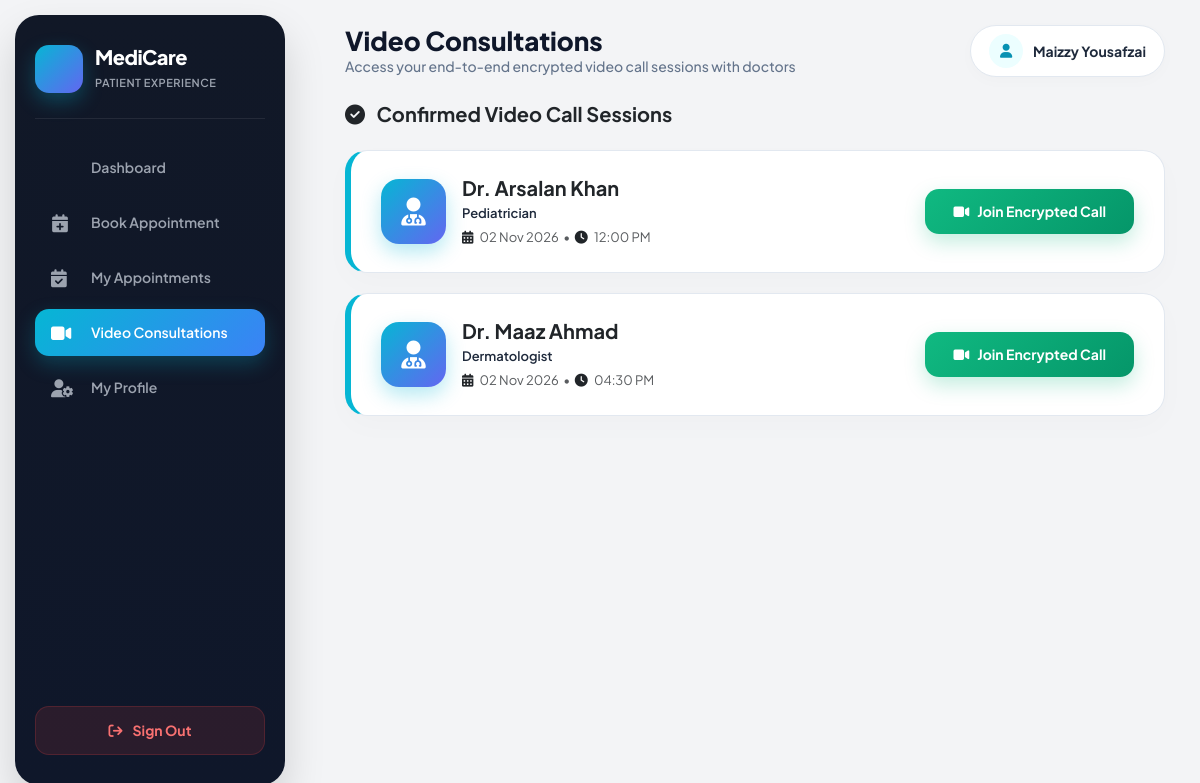
/patient/video_call.php (signed in), run on an earlier commit of the app's database.
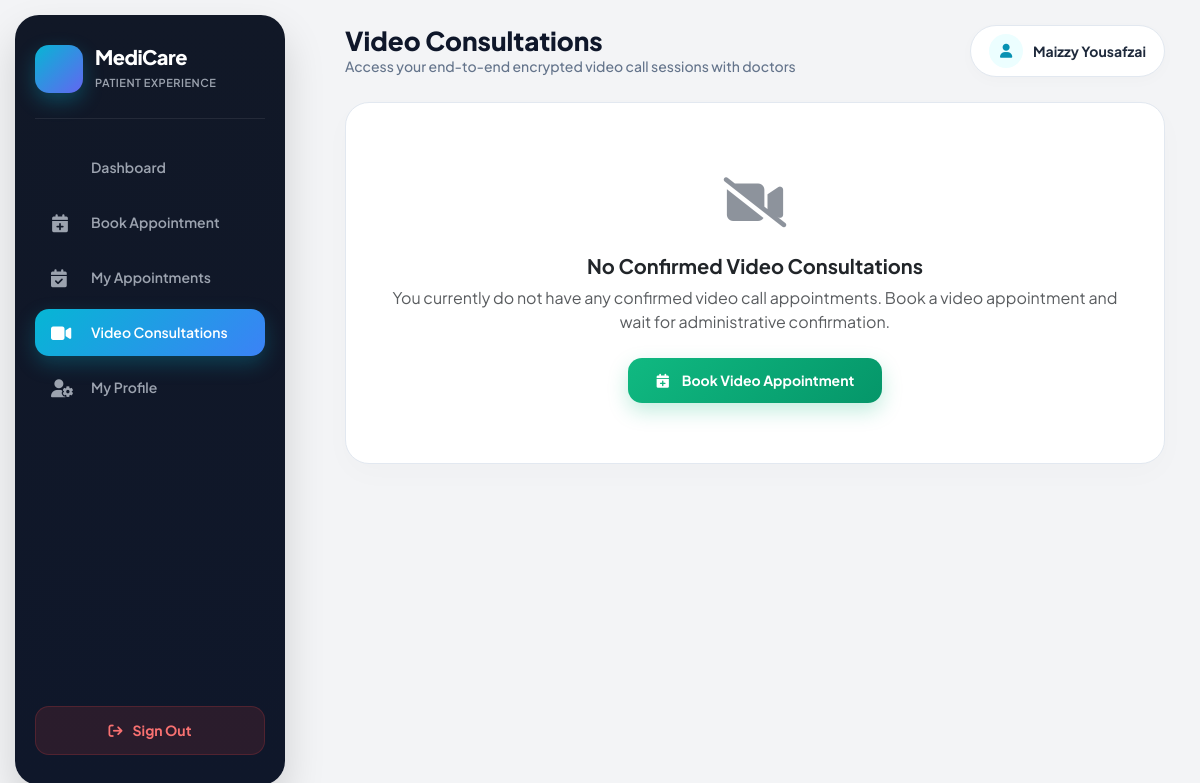
And on a later commit of the database.
### tables this page shows
CREATE TABLE `appointments` (
  `id` int(11) NOT NULL,
  `patient_name` varchar(100) DEFAULT NULL,
  `patient_id` int(11) NOT NULL,
  `doctor_id` int(11) NOT NULL,
  `appointment_date` date NOT NULL,
  `appointment_time` time NOT NULL,
  `status` enum('pending','confirmed','cancelled','completed') DEFAULT 'pending',
  `type` enum('in-person','video-call') DEFAULT 'in-person',
  `notes` text DEFAULT NULL,
  `created_at` timestamp NOT NULL DEFAULT current_timestamp(),
  `consultation_type` varchar(50) DEFAULT 'Video Call',
  `time_slot` varchar(50) DEFAULT '10:00 AM - 10:30 AM',
  `symptoms` text DEFAULT NULL,
  `doctor_name` varchar(255) DEFAULT NULL,
  `disease` text DEFAULT NULL
);

CREATE TABLE `users` (
  `id` int(11) NOT NULL,
  `fullname` varchar(100) NOT NULL,
  `email` varchar(100) NOT NULL,
  `phone` varchar(20) DEFAULT NULL,
  `password` varchar(255) NOT NULL,
  `role` enum('patient','doctor','admin') NOT NULL,
  `status` enum('active','pending','blocked') DEFAULT 'active',
  `created_at` timestamp NOT NULL DEFAULT current_timestamp(),
  `specialization` varchar(255) DEFAULT NULL
);

CREATE TABLE `doctors` (
  `id` int(11) NOT NULL,
  `user_id` int(11) NOT NULL,
  `specialization` varchar(100) DEFAULT NULL,
  `qualification` varchar(100) DEFAULT NULL,
  `experience` int(11) DEFAULT NULL,
  `status` enum('active','pending') DEFAULT 'pending',
  `fee` decimal(10,2) DEFAULT 0.00
);

### patient/video_call.php (the view, shortened to what the changed rows need)
<?php
include '../db/connection.php';
$patient_id = intval($_SESSION['user_id']);
$appointments_query = "SELECT a.*, u.fullname as doctor_name, d.specialization
                       FROM appointments a
                       JOIN users u ON a.doctor_id = u.id
                       LEFT JOIN doctors d ON a.doctor_id = d.user_id
                       WHERE a.patient_id = $patient_id
                       AND a.type = 'video-call'
                       AND a.status = 'confirmed'
                       ORDER BY a.appointment_date ASC";
$appointments_res = mysqli_query($conn, $appointments_query);
?>
<!DOCTYPE html>
<html lang="en">
<head>
    <link href="https://cdn.jsdelivr.net/npm/bootstrap@5.3.0/dist/css/bootstrap.min.css" rel="stylesheet">
    <link href="https://cdnjs.cloudflare.com/ajax/libs/font-awesome/6.4.0/css/all.min.css" rel="stylesheet">
</head>
<body>
<div class="sidebar">
    <div>
        <div class="brand-box">
            <div>
                <h1 class="brand-title">MediCare</h1>
            </div>
        </div>
    </div>
</div>
<div class="workspace">
    <div class="header-bar">
        <div class="header-title">
        </div>
        <div class="user-pill">
        </div>
    </div>
    <?php if (mysqli_num_rows($appointments_res) === 0): ?>
        <div class="empty-state">
            <div class="text-cyan opacity-50 mb-3" style="font-size: 50px;">
                <i class="fas fa-video-slash"></i>
            </div>
            <h5 class="fw-bold text-dark">No Confirmed Video Consultations</h5>
            <p class="text-muted fs-7 mb-4">
                You currently do not have any confirmed video call appointments. Book a video appointment and wait for administrative confirmation.
            </p>
            <a href="book_appointment.php" class="btn-join">
                <i class="fas fa-calendar-plus me-1"></i> Book Video Appointment
            </a>
        </div>
    <?php else: ?>
        <h5 class="fw-bold mb-4 text-dark"><i class="fas fa-check-circle text-emerald me-2"></i> Confirmed Video Call Sessions</h5>
        <?php while ($apt = mysqli_fetch_assoc($appointments_res)): ?>
            <div class="appointment-card">
                <div class="d-flex align-items-center justify-content-between flex-wrap gap-3">
                    <div class="d-flex align-items-center gap-3">
                        <div class="doctor-avatar">
                            <i class="fas fa-user-md"></i>
                        </div>
                        <div>
                            <h5 class="mb-1 fw-bold text-dark">
                                Dr. <?php echo htmlspecialchars($apt['doctor_name']); ?>
                            </h5>
                            <p class="mb-1 text-cyan fw-semibold" style="font-size: 13px;">
                                <?php echo htmlspecialchars($apt['specialization'] ?? 'Specialist'); ?>
                            </p>
                            <p class="mb-0 text-muted" style="font-size: 13px;">
                                <i class="fas fa-calendar-alt text-dark me-1"></i>
                                <?php echo date('d M Y', strtotime($apt['appointment_date'])); ?>
                                &nbsp;&bull;&nbsp;
                                <i class="fas fa-clock text-dark me-1"></i>
                                <?php echo date('h:i A', strtotime($apt['appointment_time'])); ?>
                            </p>
                        </div>
                    </div>
                    <button class="btn-join" onclick="startCall('<?php echo $apt['id']; ?>', '<?php echo addslashes($apt['doctor_name']); ?>')">
                        <i class="fas fa-video"></i> Join Encrypted Call
                    </button>
                </div>
            </div>
        <?php endwhile; ?>
    <?php endif; ?>
</div>
</body>
</html>

What changed in the data, as far as the page shows it:
removed appointments: doctor.fullname "Arsalan Khan", doctors.specialization "Pediatrician", appointment_date "02 Nov 2026", appointment_time "12:00 PM"
removed appointments: doctor.fullname "Maaz Ahmad", doctors.specialization "Dermatologist", appointment_date "02 Nov 2026", appointment_time "04:30 PM"
Also different on the page:
text no longer shown: "Confirmed Video Call Sessions"
text now shown: "No Confirmed Video Consultations You currently do not have any confirmed video call appointments. Book a video appointment and wait for administrative confirmation. Book Video Appointment"
